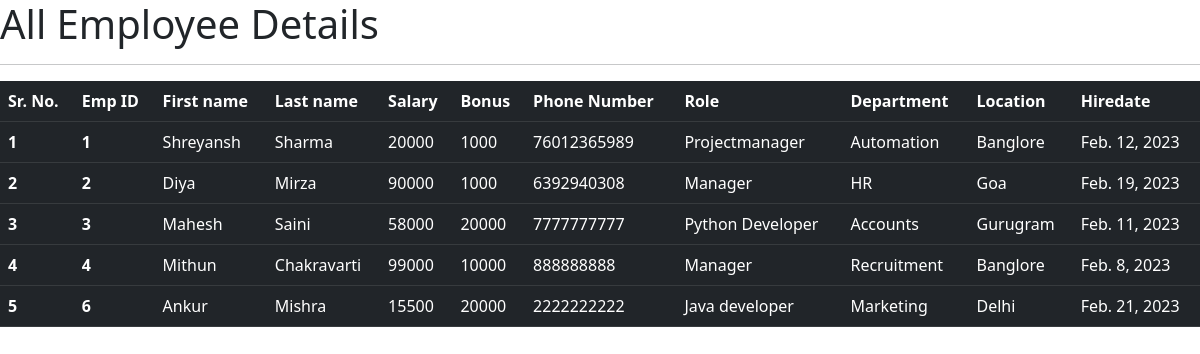
The page /all_emp on the database as committed earlier.
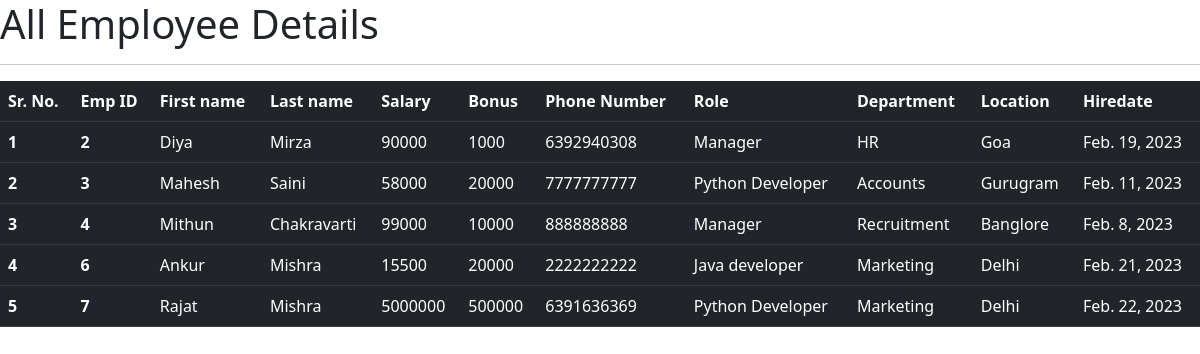
The same page on the database as committed later.
### emp_app/models.py (models this page shows, shortened)
class Employee(models.Model):
    first_name = models.CharField(max_length= 100, null= False)
    last_name= models.CharField(max_length = 100)
    dept = models.ForeignKey(Department, on_delete =models.CASCADE)
    salary = models.IntegerField(default = 0)
    bonus = models.IntegerField(default = 0)
    role = models.ForeignKey(Role, on_delete=models.CASCADE)
    phone = models.IntegerField(default = 0)
    hire_date = models.DateField()
    def __str__(self):
        return "%s %s  %s" %(self.first_name, self.last_name, self.phone)

class Role(models.Model):
    name = models.CharField(max_length = 100,null = False )

class Department(models.Model):
    name= models.CharField(max_length=100, null = False)
    location= models.CharField(max_length= 100)

### emp_app/views.py (the view)
# urls.py: path('all_emp', views.all_emp,name = 'all_emp'),
def all_emp(request):
        emps = Employee.objects.all()
        context = {
         'emps': emps
             }
        print(context)
        return render(request, 'view_all_emp.html', context)

### emp_app/templates/view_all_emp.html (shortened to what this page needs)
<!DOCTYPE html>
<html lang="en">
<head>
    <link href="https://cdn.jsdelivr.net/npm/bootstrap@5.3.0-alpha1/dist/css/bootstrap.min.css" rel="stylesheet">
</head>
<body>
    <h1>All Employee Details</h1>
    <hr>
    <table class="table table-dark table-hover">
        <thead>
          <tr>
            <th scope="col">Sr. No.</th>
            <th scope="col">Emp ID</th>
            <th scope="col">First name</th>
            <th scope="col">Last name</th>
            <th scope="col">Salary</th>
            <th scope="col">Bonus</th>
            <th scope="col">Phone Number</th>
            <th scope="col">Role</th>
            <th scope="col">Department</th>
            <th scope="col">Location</th>
            <th scope="col">Hiredate</th>
          </tr>
        </thead>
        {% for emp in emps %}
        <tbody>
          <tr>
            <th scope="row">{{ forloop.counter }}</th>
            <th scope="row">{{emp.id}}</th>
            <td>{{emp.first_name}}</td>
            <td>{{emp.last_name}}</td>
            <td>{{emp.salary}}</td>
            <td>{{emp.bonus}}</td>
            <td>{{emp.phone}}</td>
            <td>{{emp.role.name}}</td>
            <td>{{emp.dept.name}}</td>
            <td>{{emp.dept.location}}</td>
            <td>{{emp.hire_date}}</td>
          </tr>
        </tbody>
        {% endfor %}
      </table>
</body>
</html>

Rows that differ between the two databases and show on the page:
removed Employee: id "1", first_name "Shreyansh", last_name "Sharma", salary "20000", bonus "1000", phone "76012365989", role.name "Projectmanager", dept.name "Automation", dept.location "Banglore", hire_date "Feb. 12, 2023"
added Employee: id "7", first_name "Rajat", last_name "Mishra", salary "5000000", bonus "500000", phone "6391636369", role.name "Python Developer", dept.name "Marketing", dept.location "Delhi", hire_date "Feb. 22, 2023"
